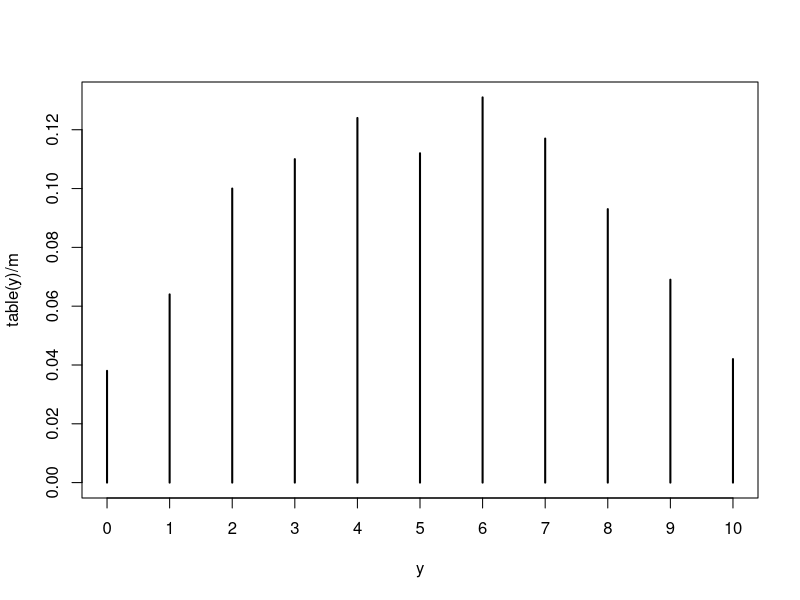

The R script that drew this image:
## ---- chunk 1
sample_data_gamma<-rgamma(10000,4,2)
mean(sample_data_gamma)
var(sample_data_gamma)
## ---- chunk 2
set.seed(123)
mean_c<-c()
for(i in 1:10)
{mean_c[i]<-mean(rgamma(1000,4,2))}
var(mean_c)
## ---- chunk 3
sample_data<-rbeta(1000,5,3)
mean(sample_data/(1-sample_data))
## ---- chunk 4
mean((sample_data/(1-sample_data))>1)
## ---- chunk 5
sample_data2<-rnorm(10000,0,1)
quantile(sample_data2,0.3)
qnorm(0.3)
pnorm(-0.52)
## ---- chunk 6
m=1000

y=numeric(m)
phi=numeric(m)

for (i in 1:m)
{
  phi[i]=rbeta(1,shape1=2,shape2 = 2)
  y[i]=rbinom(1,size=10,prob = phi[i])
}

# we can use vector method

phi=rbeta(m,shape1 = 2,shape2 = 2)
y=rbinom(m,size=10,prob = phi)
table(y)/m

# The marginal distribution of y
plot(table(y)/m)

# the marginal expected value of y
mean(y)

